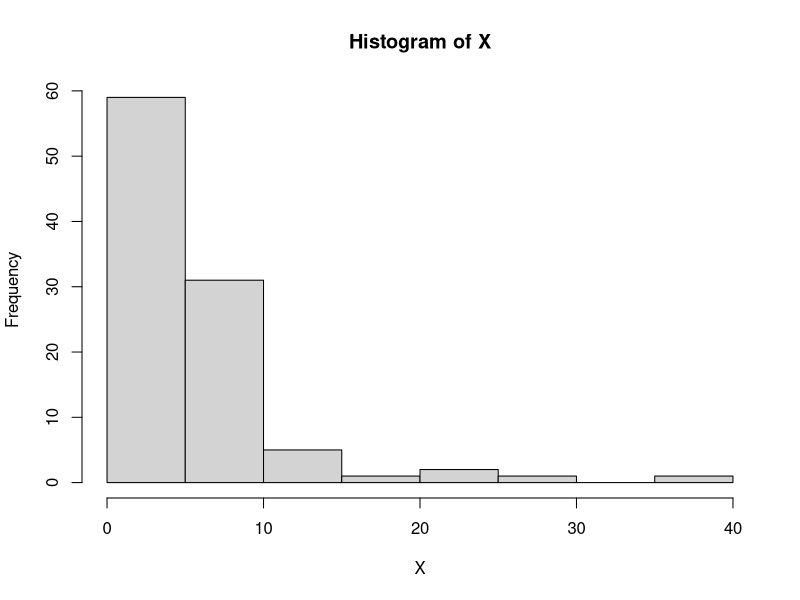

Source code (R):
X=rexp(100, 1/6)
min(X); max(X); mean(X);median(X);sd(X);range(X);quantile(X);IQR(X);var(X)
hist(X)

#b) P(X>15) = P(X>1/4) = 1 - P(X<1/4) = 1 - p(1/4)
P = 1-pexp(1/4, 1/6);
P

#v)
X=rexp(100, 1/6);
Y=c(0.139949895, 0.067040492, 0.870743696, 0.028843486, 0.129958534, 0.002069600,0.148733045, 0.435783069, 0.016266783, 0.439330805, 0.248336550, 0.141990803,0.115508388, 0.088883181, 0.602650303, 0.203305696, 0.302216169, 0.006328214,0.011383270, 0.004067436);
#se bara Kolmogorov-Smirnov test za ednakvost na raspredelbi (bidejki raspredelbite se od apsolutno-neprekinat tip)
ks.test(X,Y);

#g)
Y=c(0.139949895, 0.067040492, 0.870743696, 0.028843486, 0.129958534, 0.002069600,0.148733045, 0.435783069, 0.016266783, 0.439330805, 0.248336550, 0.141990803,0.115508388, 0.088883181, 0.602650303, 0.203305696, 0.302216169, 0.006328214,0.011383270, 0.004067436);
n = length(Y);
log.L = function(lambda = 1/4){r = dexp(Y, lambda);-sum(log(r));}
library(stats4);
mle(log.L)

